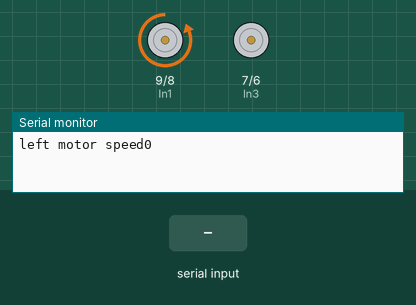
Simulated run of this sketch. Board: Arduino Uno, built with avr-gcc and run on an emulated ATmega328P. Parts: motor-driver pin pairs drawn as motors (green arrow = first pin HIGH = forward, orange = second pin HIGH = backward, longer = more drive, scaled by the enable pin), the last lines printed to the serial monitor. The inputs (shaded band) are chosen by the test bench.

Above: at 1.2 s.
1.3 s: "30,150\n" received over Serial
At 2.1 s:
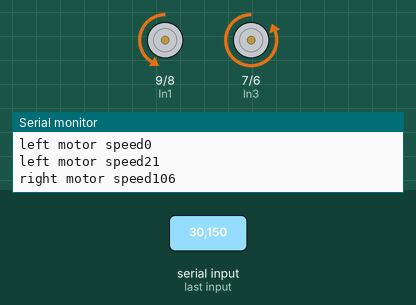
3.8 s: "90,45\n" received over Serial
At 5.3 s:
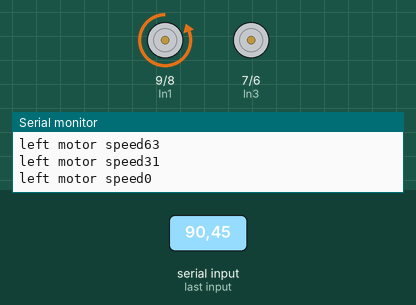
6.3 s: "200\n" received over Serial
At 7.1 s:
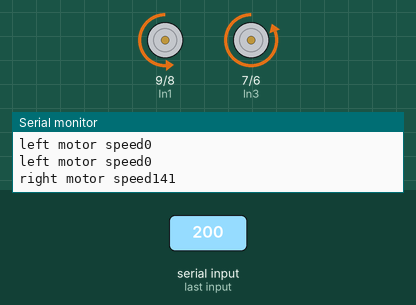
Timing chart, 0 to 9.3 s (numbered marks = the images above; inputs shaded):
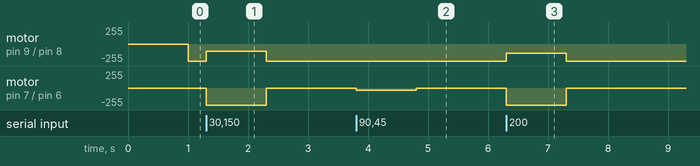

The sketch:

Arduino.ino
```cpp
//H-bridge pins
const int EnA = 10;
const int In1 = 9;
const int In2 = 8;
const int In3 = 7;
const int In4 = 6;
const int EnB = 5;

float positionData;
float pos;

void setup() {
  Serial.begin(9600);
  pinMode(EnA, OUTPUT);
  pinMode(In1, OUTPUT);
  pinMode(In2, OUTPUT);
  pinMode(In3, OUTPUT);
  pinMode(In4, OUTPUT);
  pinMode(EnB, OUTPUT);
}

void loop() {
    //Serial.println("yes");
     positionData = Serial.parseFloat();
     //Serial.print("pos data");
     //Serial.println(positionData);
     pos = (positionData/360);
     //Serial.print("pos");
     //Serial.println(pos);
     fowards();
     direction();
}

void fowards(){
    digitalWrite(In1, LOW);
    digitalWrite(In2, HIGH);
    digitalWrite(In3, LOW);
    digitalWrite(In4, HIGH);
}

void direction(){
  if (pos <= 0.25 || pos >= 0.75){//steer right
   // Serial.println(position);
    int speedL = (pos * 255);
    String send_speedL = String(speedL);
    analogWrite(EnA, 255);
    analogWrite(EnB, (speedL));
    Serial.print("left motor speed");
    Serial.println(send_speedL);
  }else{//steer left
    int speedR = (pos * 255);
    String send_speedR = String(speedR);
    analogWrite(EnA, (speedR));
    analogWrite(EnB, 255);
    Serial.print("right motor speed");
    Serial.println(send_speedR);
  }
}
```

Measured:
- after the input at 1.3 s, motor on pin 9 (In1) / pin 8 (In2): backward 255/255 → backward 106/255 at once, → backward 255/255 1.0 s later; motor on pin 7 (In3) / pin 6 (In4): stopped → backward 255/255 at once, → stopped 1.0 s later
- after the input at 3.8 s, motor on pin 7 (In3) / pin 6 (In4): stopped → backward 31/255 at once, → stopped 1.0 s later
- after the input at 6.3 s, motor on pin 9 (In1) / pin 8 (In2): backward 255/255 → backward 141/255 at once, → backward 255/255 1.0 s later; motor on pin 7 (In3) / pin 6 (In4): stopped → backward 255/255 at once, → stopped 1.0 s later
